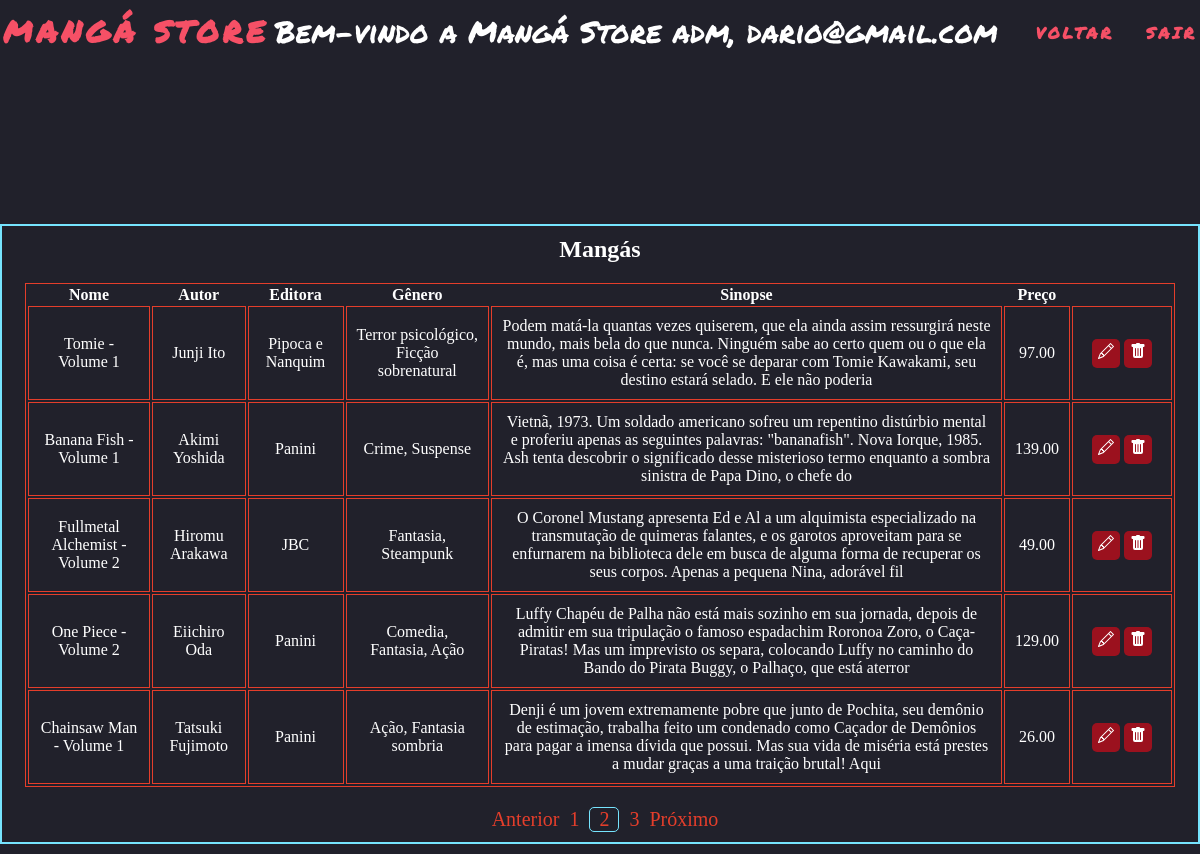
Page /pages/mangas/lista_mangas.php?pagina=2 (signed in) on the committed database.
### tables this page shows
CREATE TABLE IF NOT EXISTS `manga` (
    `idManga` int(2) NOT NULL AUTO_INCREMENT,
    `nome` varchar(45) NOT NULL,
    `autor` varchar(45) NOT NULL,
    `editora` varchar(45) NOT NULL,
    `genero` varchar(45) NOT NULL,
    `sinopse` varchar(255) NOT NULL,
    `preco` DECIMAL(10, 2) NOT NULL,
    PRIMARY KEY (`idManga`)
);

### pages/mangas/lista_mangas.php (the view, shortened to what this page needs)
<?php
include_once('../connection/config.php');
if (isset($_GET['pagina'])) {
    $pag = $_GET['pagina'];
    $busca = "SELECT * FROM manga";
    $todos = mysqli_query($con, $busca);
    $registros = "5";
    $tr = mysqli_num_rows($todos);
    $tp = ceil($tr / $registros);
    $inicio = ($registros * $pag) - $registros;
    $limite = mysqli_query($con, "$busca LIMIT $inicio, $registros");
    $anterior = $pag - 1;
    $proximo = $pag + 1;
}
?>
<!DOCTYPE html>
<html lang="pt-br">
<head>
    <link rel="stylesheet" href="lista_manga.css">
</head>
<body>
    <header>
        <nav class="menu">
            <h1 class="logo">Mangá Store</h1>
            <p class="bem-vindo">Bem-vindo a Mangá Store adm, <?php echo $_SESSION["email_usuario"]; ?></p>
            <ul class="nav-list">
                <li><a href="../sistema/sistemaAdm.php">Voltar</a></li>
                <li><a href="../login/login.php">Sair</a></li>
            </ul>
        </nav>
    </header>
    <main>
        <section class="sistema">
    <div class="sistema-box">
        <div class="sistema-container">
            <h2>Mangás</h2>
            <div class="table-container">
                <table class="table">
                    <thead>
                        <tr>
                            <th scope="col">Nome</th>
                            <th scope="col">Autor</th>
                            <th scope="col">Editora</th>
                            <th scope="col">Gênero</th>
                            <th scope="col">Sinopse</th>
                            <th scope="col">Preço</th>
                        </tr>
                    </thead>
                    <tbody>
                        <?php
                        while ($manga_data = mysqli_fetch_assoc($limite)) {
                            echo "<tr>";
                            echo "<td>" . $manga_data['nome'] . "</td>";
                            echo "<td>" . $manga_data['autor'] . "</td>";
                            echo "<td>" . $manga_data['editora'] . "</td>";
                            echo "<td>" . $manga_data['genero'] . "</td>";
                            echo "<td>" . $manga_data['sinopse'] . "</td>";
                            echo "<td>" . $manga_data['preco'] . "</td>";
                            echo "<td class='btns'>
                            <a class='btnEditar' href='edicao_mangas.php?id=$manga_data[idManga]' title='Editar'>
                            <svg xmlns='http://www.w3.org/2000/svg' width='16' height='16' fill='currentColor' class='bi bi-pencil' viewBox='0 0 16 16'>
                            <path d='M12.146.146a.5.5 0 0 1 .708 0l3 3a.5.5 0 0 1 0 .708l-10 10a.5.5 0 0 1-.168.11l-5 2a.5.5 0 0 1-.65-.65l2-5a.5.5 0 0 1 .11-.168l10-10zM11.207 2.5 13.5 4.793 14.793 3.5 12.5 1.207 11.207 2.5zm1.586 3L10.5 3.207 4 9.707V10h.5a.5.5 0 0 1 .5.5v.5h.5a.5.5 0 0 1 .5.5v.5h.293l6.5-6.5zm-9.761 5.175-.106.106-1.528 3.821 3.821-1.528.106-.106A.5.5 0 0 1 5 12.5V12h-.5a.5.5 0 0 1-.5-.5V11h-.5a.5.5 0 0 1-.468-.325z'/>
                        </svg></a>
                        <a class='btnExcluir' href='delete.php?id=$manga_data[idManga]' title='Excluir'>
                            <svg xmlns='http://www.w3.org/2000/svg' width='16' height='16' fill='currentColor' class='bi bi-trash-fill' viewBox='0 0 16 16'>
                                <path d='M2.5 1a1 1 0 0 0-1 1v1a1 1 0 0 0 1 1H3v9a2 2 0 0 0 2 2h6a2 2 0 0 0 2-2V4h.5a1 1 0 0 0 1-1V2a1 1 0 0 0-1-1H10a1 1 0 0 0-1-1H7a1 1 0 0 0-1 1H2.5zm3 4a.5.5 0 0 1 .5.5v7a.5.5 0 0 1-1 0v-7a.5.5 0 0 1 .5-.5zM8 5a.5.5 0 0 1 .5.5v7a.5.5 0 0 1-1 0v-7A.5.5 0 0 1 8 5zm3 .5v7a.5.5 0 0 1-1 0v-7a.5.5 0 0 1 1 0z'/>
                            </svg>
                        </a>
                        </td>";
                            echo "</tr>";
                        }
                        ?>
                    </tbody>
                </table>
            </div>
            <nav class="paginacao-container">
                        <ul class="pagination">
                            <?php
                            if ($pag > 1) {
                            ?>
                                <li class="page-item">
                                    <a class="page-link" href="?pagina=<?= $anterior; ?>" aria-label="Anterior">
                                        <span aria-hidden="true">Anterior</span>
                                    </a>
                                </li>
                            <?php } ?>
                            <?php
                            for ($i = 1; $i <= $tp; $i++) {
                                if ($pag == $i) {
                                    echo "<li class='page-item active'><a class='page-link' href='?pagina=$i'>$i</a></li>";
                                } else {
                                    echo "<li class='page-item'><a class='page-link' href='?pagina=$i'>$i</a></li>";
                                }
                            }
                            ?>
                            <?php
                            if ($pag < $tp) {
                            ?>
                                <li class="page-item">
                                    <a class="page-link" href="?pagina=<?= $proximo; ?>" aria-label="Próximo">
                                        <span aria-hidden="true">Próximo</span>
                                    </a>
                                </li>
                            <?php } ?>
                        </ul>
                    </nav>
        </div>
    </div>
        </section>
    </main>
</body>
</html>

### pages/mangas/lista_manga.css (style rules this page uses)
:root { --red: #F65066; --orange: #E43E2B; --white: #fff; --blue: #76E4FE; --bg-color: #21212B; }
* { padding: 0; margin: 0; box-sizing: border-box; scroll-behavior: smooth; }
li { list-style: none; }
a { text-decoration: none; }
body { background-color: var(--bg-color); }
header { margin-bottom: 150px; }
.logo { font-family: 'Permanent Marker', cursive; font-size: 24px; text-transform: uppercase; letter-spacing: 4px; color: var(--red); font-weight: bold; font-size: 30px; }
.menu { display: flex; justify-content: space-around; align-items: center; font-family: sans-serif; height: 8vh; }
.bem-vindo { color: var(--white); font-size: 30px; font-family: 'Permanent Marker', cursive; }
.nav-list { list-style: none; display: flex; }
.nav-list li { letter-spacing: 3px; margin-left: 32px; }
.nav-list a { font-family: 'Permanent Marker', cursive; color: var(--red); font-weight: bold; text-transform: uppercase; }
.sistema { display: flex; justify-content: space-around; width: 940px; margin: 0 auto; color: #fff; align-items: center; font-family: cursive; }
.sistema-box { display: flex; flex-direction: column; align-items: center; background: var(--bg-color); width: 940px; padding: 10px; }
.sistema-container { display: flex; flex-direction: column; align-items: center; border: 2px solid var(--blue); width: 1200px; padding: 10px; }
.table-container { display: flex; justify-content: center; align-items: center; margin-top: 20px; }
.table { border: 1px solid var(--orange); width: 1150px; text-align: center; }
.table td { font-family: cursive; border: 1px solid var(--orange); padding: 10px; }
.btns { width: 100px; }
.btnEditar { background-color: #9b111e; color: #fff; padding: 6px; border-radius: 5px; }
.btnExcluir { background-color: #9b111e; color: #fff; padding: 6px; border-radius: 5px; }
.paginacao-container { display: flex; justify-content: center; align-items: center; }
.pagination { display: flex; justify-content: center; align-items: center; margin-top: 20px; }
.page-item { display: flex; justify-content: center; align-items: center; margin-left: 10px; }
.page-link { color: var(--orange); font-size: 20px; text-decoration: none; }
.active { border: 1px solid var(--blue); border-radius: 5px; width: 30px; }

### rows in the picture
manga: nome "Tomie - Volume 1", autor "Junji Ito", editora "Pipoca e Nanquim", genero "Terror psicológico, Ficção sobrenatural", sinopse "Podem matá-la quantas vezes quiserem, que ela ainda assim ressurgirá neste mundo, mais bela do que nunca. Ninguém sabe ao certo quem ou o que ela é, mas uma coisa é certa: se você se deparar com Tomie Kawakami, seu destino estará selado. E ele não poderia", preco "97.00"
manga: nome "Banana Fish - Volume 1", autor "Akimi Yoshida", editora "Panini", genero "Crime, Suspense", sinopse "Vietnã, 1973. Um soldado americano sofreu um repentino distúrbio mental e proferiu apenas as seguintes palavras: \"bananafish\". Nova Iorque, 1985. Ash tenta descobrir o significado desse misterioso termo enquanto a sombra sinistra de Papa Dino, o chefe do", preco "139.00"
manga: nome "Fullmetal Alchemist - Volume 2", autor "Hiromu Arakawa", editora "JBC", genero "Fantasia, Steampunk", sinopse "O Coronel Mustang apresenta Ed e Al a um alquimista especializado na transmutação de quimeras falantes, e os garotos aproveitam para se enfurnarem na biblioteca dele em busca de alguma forma de recuperar os seus corpos. Apenas a pequena Nina, adorável fil", preco "49.00"
manga: nome "One Piece - Volume 2", autor "Eiichiro Oda", editora "Panini", genero "Comedia, Fantasia, Ação", sinopse "Luffy Chapéu de Palha não está mais sozinho em sua jornada, depois de admitir em sua tripulação o famoso espadachim Roronoa Zoro, o Caça-Piratas! Mas um imprevisto os separa, colocando Luffy no caminho do Bando do Pirata Buggy, o Palhaço, que está aterror", preco "129.00"
manga: nome "Chainsaw Man - Volume 1", autor "Tatsuki Fujimoto", editora "Panini", genero "Ação, Fantasia sombria", sinopse "Denji é um jovem extremamente pobre que junto de Pochita, seu demônio de estimação, trabalha feito um condenado como Caçador de Demônios para pagar a imensa dívida que possui. Mas sua vida de miséria está prestes a mudar graças a uma traição brutal! Aqui", preco "26.00"

### other values in the picture
$_SESSION["email_usuario"] "dario@gmail.com"
